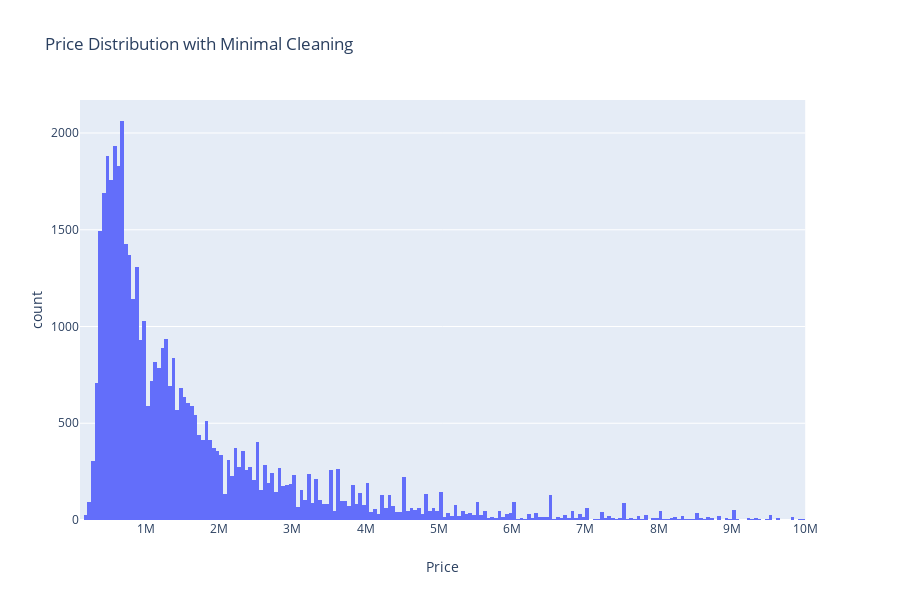

Notebook code for this chart:
### Code cell
fig = px.histogram(df9, x="Price", title='Price Distribution with Minimal Cleaning')
fig.show()

### Figure 1 — Plotly figure (JSON) as saved in the notebook; plotly's stock layout.template omitted (floating-point values rounded to 4 significant figures; data arrays with more than 128 entries replaced by an {"elided": "..."} marker saying what was removed)
{"data": [{"alignmentgroup": "True", "bingroup": "x", "hoverlabel": {"namelength": 0}, "hovertemplate": "Price=%{x}<br>count=%{y}", "legendgroup": "", "marker": {"color": "#636efa"}, "name": "", "offsetgroup": "", "orientation": "v", "showlegend": false, "type": "histogram", "x": {"elided": "44633 int values"}, "xaxis": "x", "yaxis": "y"}], "layout": {"barmode": "relative", "height": 600, "legend": {"tracegroupgap": 0}, "title": {"text": "Price Distribution with Minimal Cleaning"}, "xaxis": {"anchor": "y", "domain": [0, 0.98], "title": {"text": "Price"}}, "yaxis": {"anchor": "x", "domain": [0, 1], "title": {"text": "count"}}}}
